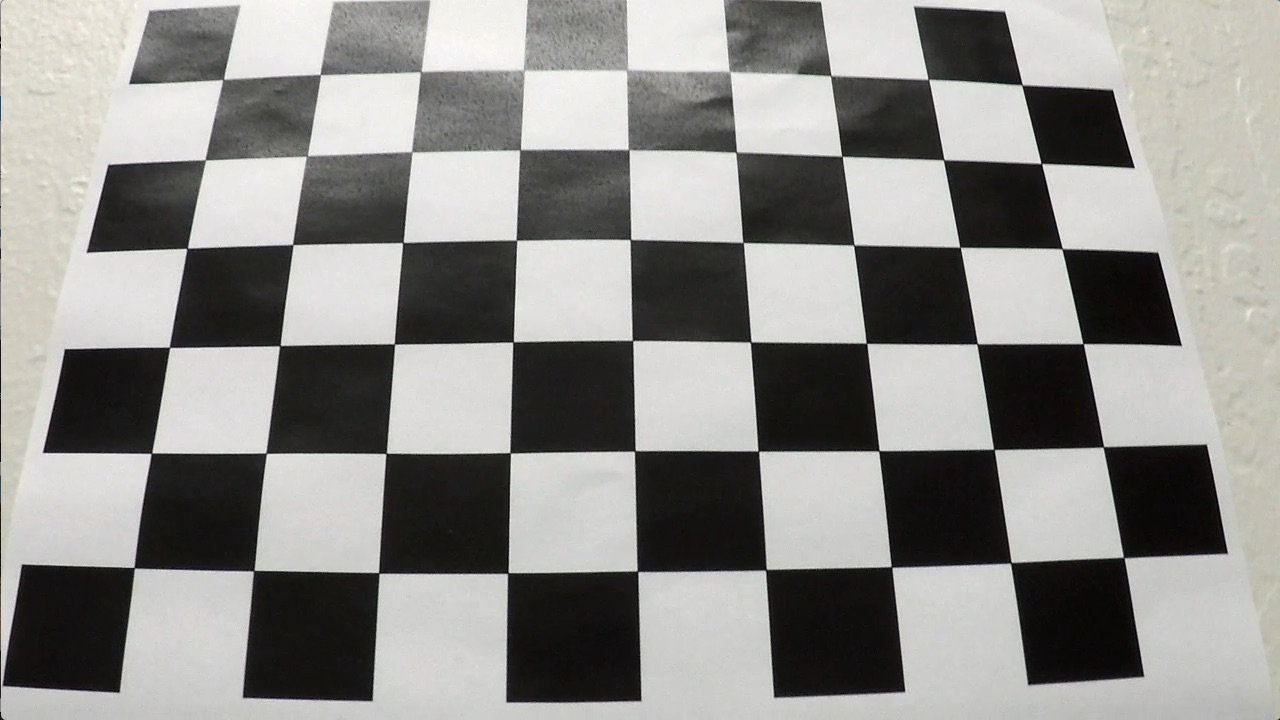
#> input picture camera_cal/calibration3.jpg, 1280 x 720 px
$ jupyter execute --allow-errors AdvancedLaneFinding.ipynb   (shell and % lines are left out)   (older library calls are emulated)
#> lines starting #> are read from the running program, lines starting #| are printed output that depends on the picture; after the words box and inside, x2 and y2 are one past the last pixel; in counts of white or black regions, pixels touching at a corner belong together
### find_lanes.py
'''
Created on Jan 18, 2017

@author: jim
'''
import cv2
import matplotlib.pyplot as plt
import numpy as np
import pickle
from datetime import datetime
from collections import deque


class Undistorter():
    '''
    A class that undistorts images based on a file
    containing the distortion matrices.
    '''

    def __init__(self, pickle_file):
#> called with pickle_file = 'camera_cal/distortion_pickle.p'
        dist_pickle = pickle.load(open(pickle_file, 'rb'))
#> (reads camera_cal/distortion_pickle.p from the repository)

        self.mtx = dist_pickle['mtx']
        self.dist = dist_pickle['dist']
        self.image_shape = (1280,720)

    def undistort(self, image):
        return cv2.undistort(image, self.mtx, self.dist, None, self.mtx)

class PerspectiveTransformer():
    '''
    A class that calculates a perspective transform matrix and
    inverse matrix. Methods are available to applie both the transform
    and inverse transforms.
    '''

    def __init__(self, src, dest, image_size = (1280,720)):
        self.M = cv2.getPerspectiveTransform(src, dest)
        self.Minv = cv2.getPerspectiveTransform(dest,src)
        self.image_size = image_size

    def transform(self, img):
        return cv2.warpPerspective(img, self.M, self.image_size, flags=cv2.INTER_LINEAR)

    def transformInverse(self, img):
        return cv2.warpPerspective(img, self.Minv, self.image_size, flags=cv2.INTER_LINEAR)

class Timer():
    # [19 lines left out: functions __init__, lap, scale, not called in this run]


def imread(file):
#> called with file = 'camera_cal/calibration3.jpg'
    return cv2.cvtColor(cv2.imread(file), cv2.COLOR_BGR2RGB)

def imwrite(file, img):
    cv2.imwrite(file,cv2.cvtColor(img, cv2.COLOR_RGB2BGR))

# [19 lines left out: functions gradient, gradient_magnitude, gradient_direction, not called in this run]

def mask(img,mask_range=(0,255)):
    sxbinary = np.zeros_like(img)
    sxbinary[(img >= mask_range[0]) & (img <= mask_range[1])] = 1
    return sxbinary

def gradient_thresh(gray, orient='x', ksize=3, mask_range=(0,255)):
    return mask(np.uint8(scale(gradient(gray, orient, ksize))), mask_range)

def gradient_mag_thresh(gray, ksize=3, mask_range=(0,255)):
    return mask(np.uint8(scale(gradient_magnitude(gray, ksize))),mask_range)

def gradient_dir_thresh(gray, ksize=3, mask_range=(0,255)):
    return mask(gradient_direction(gray, ksize),mask_range)

def plot_images(imgs):
    '''
    A utility that plots a collection of images in a matrix.
    '''
    cols = int(np.ceil(np.sqrt(len(imgs))))
    rows = int(len(imgs)/cols)
    if len(imgs) % cols > 0:
        rows += 1

    indexer = lambda r,c: r*cols+c
    f, axes = plt.subplots(rows, cols, figsize=(20,10))
    for r in range(rows):
        for c in range(cols):
            idx = indexer(r,c)
            if idx < len(imgs):
                image = imgs[idx][1]
                title = imgs[idx][0]
                if rows == 1:
                    axis = axes[c]
                else:
                    axis = axes[r,c]
                axis.set_title(title)
                if len(image.shape)>2:
                    axis.imshow(image)
                else:
                    axis.imshow(image, cmap='gray')
#> call 2 of imread, with file = 'test_images/test5.jpg'
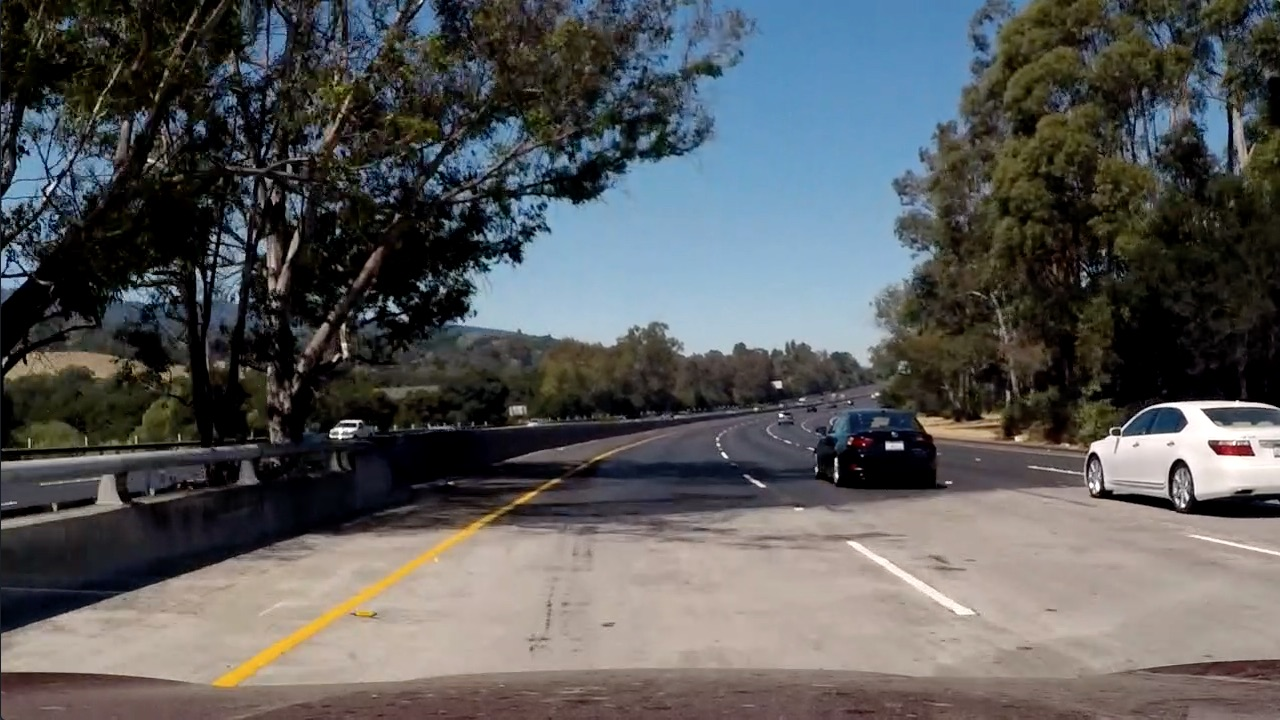
#> input picture test_images/test5.jpg, 1280 x 720 px
#> call 3 of imread, with file = 'test_images/straight_lines1.jpg'
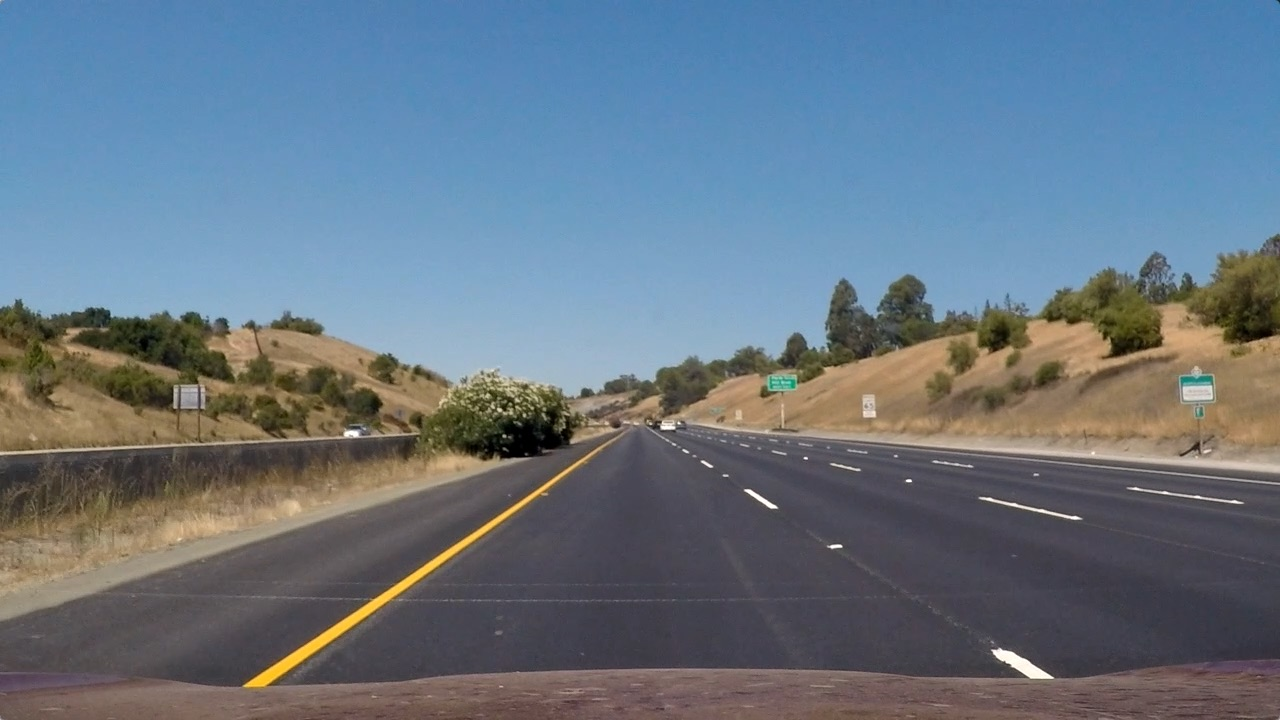
#> input picture test_images/straight_lines1.jpg, 1280 x 720 px

# [19 lines left out: function plot_images_2d, not called in this run]

def step_prob(c,w,prob):
    '''
    Initialize an array with 1.0 values in a specified window.
    '''
    assert c>=0
    assert c<=len(prob)
    assert w % 2 == 1
#     print("w={}".format(w))

    wby2 = int((w-1)/2)
    l = np.maximum(0,int(c - wby2))
    r = np.minimum(len(prob)-1,int(c + wby2))

    prob.fill(0.0)
    for idx in range(l,r):
        prob[idx] = 1.0

    return prob

def max_window(arr):
    '''
    for a given array, find the center of the widest point of
    the array containing consecutive values of 1.

    Note: very slow implementation. Not sure if there's a better way.
    '''
    c = 0
    max_c = 0
    num_ones = 0
    yes = False
    for idx in range(len(arr)):
        if arr[idx]:
            num_ones += 1
            yes = True
        else:
            if yes:
                yes = False
                if num_ones > max_c:
                    max_c = num_ones
                    c = idx - int(num_ones/2)
            num_ones = 0

    return c

def rgb2hls(img):
    hls = cv2.cvtColor(img, cv2.COLOR_RGB2HLS)
    return hls, hls[:,:,0], hls[:,:,1], hls[:,:,2]

def rgb2hsv(img):
    hsv = cv2.cvtColor(img, cv2.COLOR_RGB2HSV)
    return hsv, hsv[:,:,0], hsv[:,:,1], hsv[:,:,2]

def rgb2lab(img):
    hls = cv2.cvtColor(img, cv2.COLOR_RGB2LAB)
    return hls, hls[:,:,0], hls[:,:,1], hls[:,:,2]

def filter_image(rgb):
    '''
    Filter an image to identify lane pixels.
    Include the histogram-equalized value of the following:
    rgb r band
    hsv v band
    lab l band
    '''
#     gray = cv2.cvtColor(rgb, cv2.COLOR_RGB2GRAY)
#     grdmag = cv2.equalizeHist(scale(gradient(gray, orient='x', ksize=7)))
#     grdmask = mask(grdmag,(252,255))

    r = rgb[:,:,0]
    req = cv2.equalizeHist(r)
    rmask = mask(req, (252, 255))
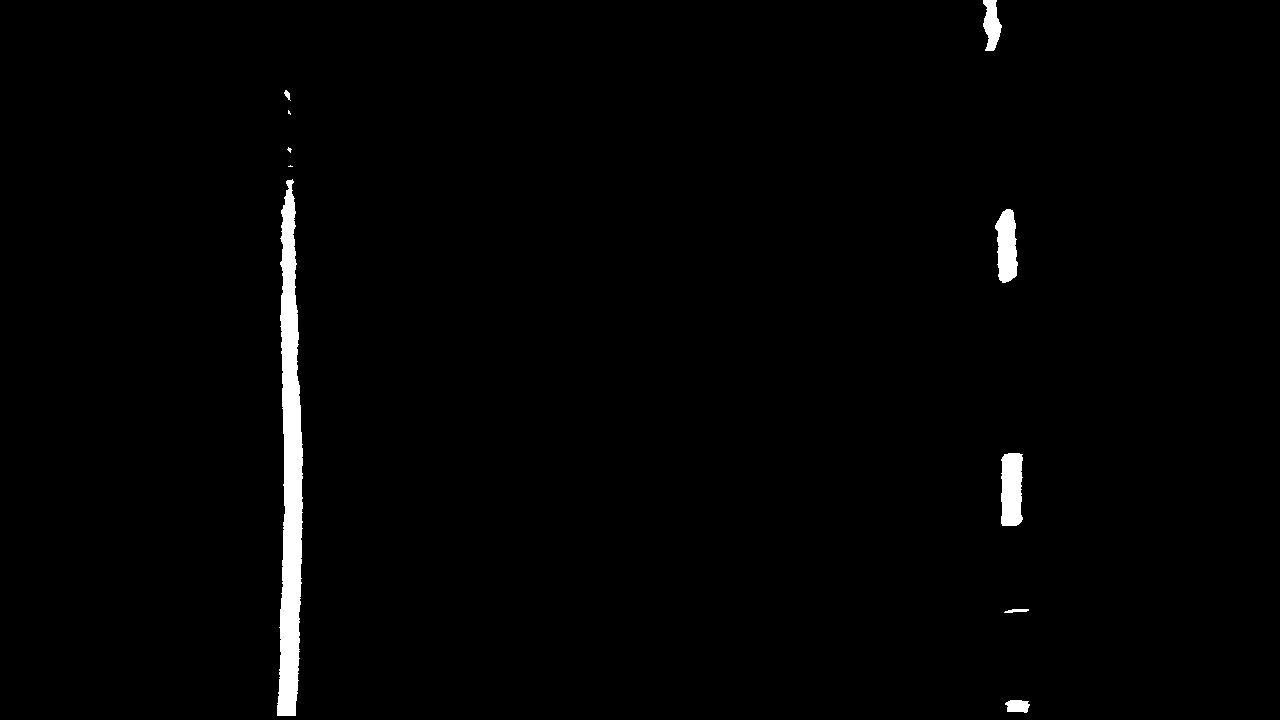
#> rmask: shape (720, 1280); values 0 (black) and 1 (white), 1.4% white; 10 white regions (3 under 20 px), largest, box (x1, y1, x2, y2) and area: (277, 179, 303, 716) 9020, (1001, 453, 1023, 526) 1445, (995, 209, 1018, 283) 1258

    _,_,_,v = rgb2hsv(rgb)
    veq = cv2.equalizeHist(v)
    vmask = mask(veq, (252, 255))

    _,l,_,b = rgb2lab(rgb)
    leq = cv2.equalizeHist(l)
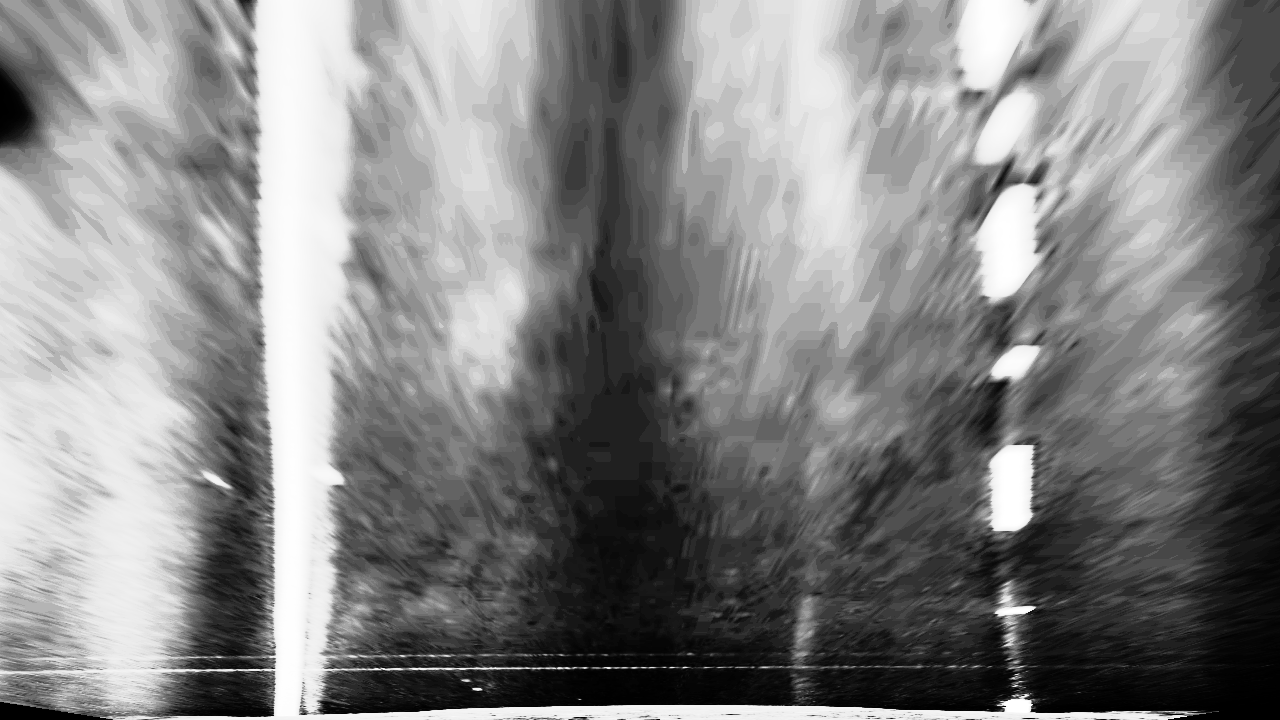
#> leq: shape (720, 1280); min 0, max 255, mean 131.6
    lmask = mask(leq, (252, 255))
#> lmask: shape (720, 1280); values 0 (black) and 1 (white), 1.4% white; 9 white regions (2 under 20 px), largest, box (x1, y1, x2, y2) and area: (277, 204, 302, 716) 7489, (993, 205, 1021, 288) 1787, (999, 451, 1025, 527) 1707
#> (the rest of the program and of its run is left out)
